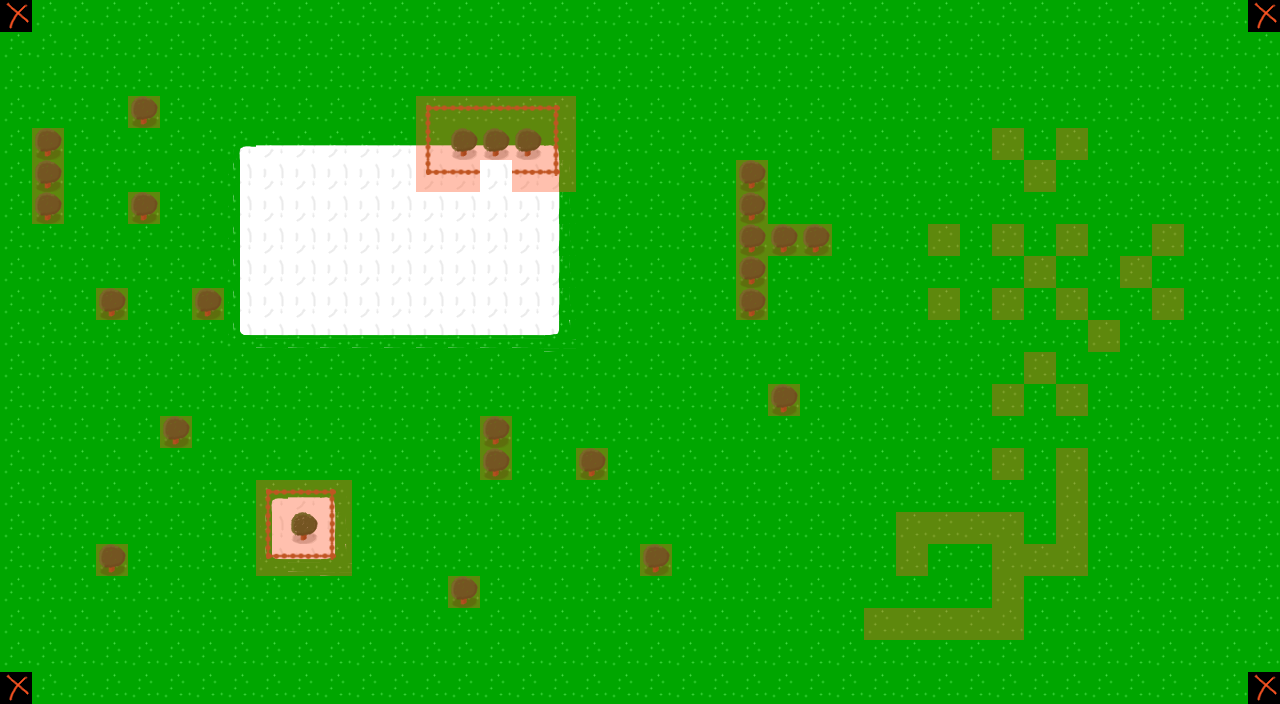

A 2D game scene composited from a Tiled map and its tileset images. What follows is a short description and the map's XML, with each tile layer's data collapsed to a summary:
An orthogonal 40x22 tile map with 32x32 px tiles, 3 tile layers (Kachelebene 1, Kachelebene 2, collision), 2 tilesets.

<map version="1.0" orientation="orthogonal" width="40" height="22" tilewidth="32" tileheight="32">
 <tileset firstgid="1" name="collisiontileset" tilewidth="32" tileheight="32">
  <image source="collisiontileset.png" width="64" height="32" />
 </tileset>
 <tileset firstgid="3" name="tileset" tilewidth="32" tileheight="32">
  <image source="tileset.png" width="256" height="256" />
 </tileset>
 <layer name="Kachelebene 1" width="40" height="22">
  <data>[880 cells, 880 non-empty, 12 distinct tile ids]</data>
 </layer>
 <layer name="Kachelebene 2" width="40" height="22">
  <data>[880 cells, 45 non-empty, 9 distinct tile ids]</data>
 </layer>
 <layer name="collision" width="40" height="22" opacity="0.37">
  <data>[880 cells, 80 non-empty, 1 distinct tile ids]</data>
 </layer>
</map>
